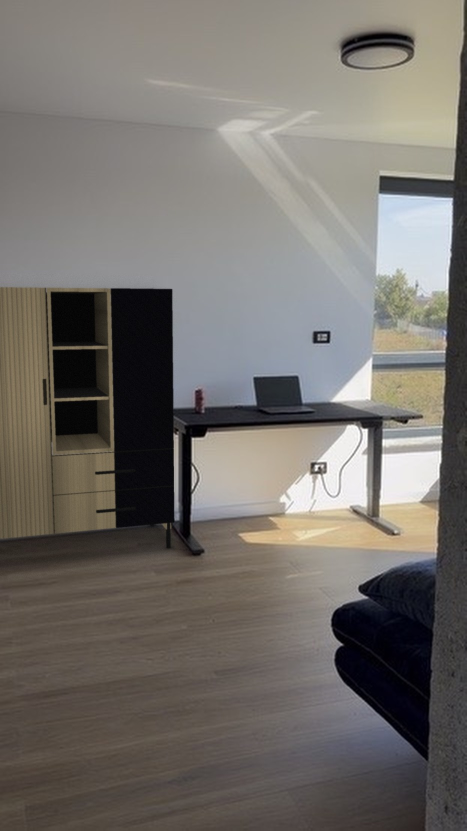
#> input picture Comoda birou/alternativa_cioata_galla_120.jpg, 933 x 1662 px (shown at 1/2 size)
$ python -i foto.py   (imports and definitions only)
#> lines starting #> are read from the running program, lines starting #| are printed output that depends on the picture
"""Fotografia de lucru: fără metadate, la mărimea standard, cu zoom-uri pe grilă, curățată de date personale.

    python foto.py pregateste <fotografia primită> original.jpg [1024]   # fără EXIF, 1024 px pe latura mare
    python foto.py exif <fișier> [<fișier>...]                          # ce metadate are; codul 1 la EXIF/GPS
    python foto.py grila original.jpg out/zoom.png x0 y0 x1 y1 [zoom]   # zoom cu grilă de coordonate (px)

Imaginile se țin în memorie ca la OpenCV: BGR, float32, valori 0…1 (`citeste`). Le salvezi cu `scrie`, prin PIL,
care nu adaugă metadate. Nu folosești `sips`: păstrează coordonatele GPS.

Curățarea (preluată din `.github/surse/polite-viniluri/curata_foto.py`):
- `stinge_ecran`: un ecran aprins devine sticlă neagră (pe televizor se vedeau numele rețelelor Wi-Fi din jur);
- `umple_de_sus`: acoperă un dreptunghi cu peretele sau tocul de deasupra (o persoană din golul ușii);
- `sterge` și `estompeaza`: text, numere de înmatriculare, documente, obiecte mici.
După curățare te uiți pe zoom-uri (`grila` + unealta `view`) la ecrane, ferestre, documente și persoane.
"""
import io
import os
import sys

import cv2
import numpy as np
from PIL import Image, ImageOps

GPS_IFD = 0x8825


# [6 lines left out: function citeste, not called in this run]


def to_u8(img):
    return img if img.dtype == np.uint8 else np.clip(img * 255 + 0.5, 0, 255).astype(np.uint8)


# [8 lines left out: function scrie, not called in this run]


def metadate(path):
    """{"exif": câmpuri EXIF, "gps": are coordonate GPS, "altele": blocuri de metadate (xmp, iptc, comentarii)}."""
    with Image.open(path) as im:
        ex = im.getexif()
        gps = bool(ex) and (GPS_IFD in ex or bool(ex.get_ifd(GPS_IFD)))
        altele = sorted(k for k in im.info if k.lower() in ("exif", "xmp", "xml:com.adobe.xmp", "comment", "iptc",
                                                             "photoshop"))
        return {"exif": len(ex), "gps": gps, "altele": altele}


def _in_srgb(im):
    """Culorile în sRGB: fotografiile de pe telefon vin des în Display P3; fără conversie, ies mai șterse."""
    icc = im.info.get("icc_profile")
    if not icc:
        return im.convert("RGB")
    try:
        from PIL import ImageCms
        src = ImageCms.ImageCmsProfile(io.BytesIO(icc))
        return ImageCms.profileToProfile(im.convert("RGB"), src, ImageCms.createProfile("sRGB"), outputMode="RGB")
    except Exception:           # profil stricat sau Pillow fără LittleCMS: rămân culorile așa cum sunt
        return im.convert("RGB")


def pregateste(sursa, dest, latura=1024, calitate=95):
    """Fotografia primită -> fotografia de lucru: rotită după EXIF, în sRGB, latura mare de `latura` px, fără
    metadate (EXIF, GPS, XMP, comentarii, profil de culoare).

    O fotografie 4:3 iese 1024 × 768 (orizontală) sau 768 × 1024 (verticală), ca în proiectele existente.
    Fotografiile HEIC (iPhone) se deschid doar cu pachetul pillow-heif instalat.
    """
#> called with dest = 'out.png', latura = 1024, calitate = 95
    try:
        from pillow_heif import register_heif_opener
        register_heif_opener()
#> (this line was passed over: pillow_heif is not available in this run)
    except ImportError:
        pass
    with Image.open(sursa) as src:
#> src is the input picture: PIL image 933x1662 RGB; mean R, G, B 116.2, 111.9, 106.9
        im = _in_srgb(ImageOps.exif_transpose(src))
    k = latura / max(im.size)
#> k = 0.616
    size = (round(im.size[0] * k), round(im.size[1] * k))
#> size = (575, 1024)
    if size != im.size:
        im = im.resize(size, Image.LANCZOS)
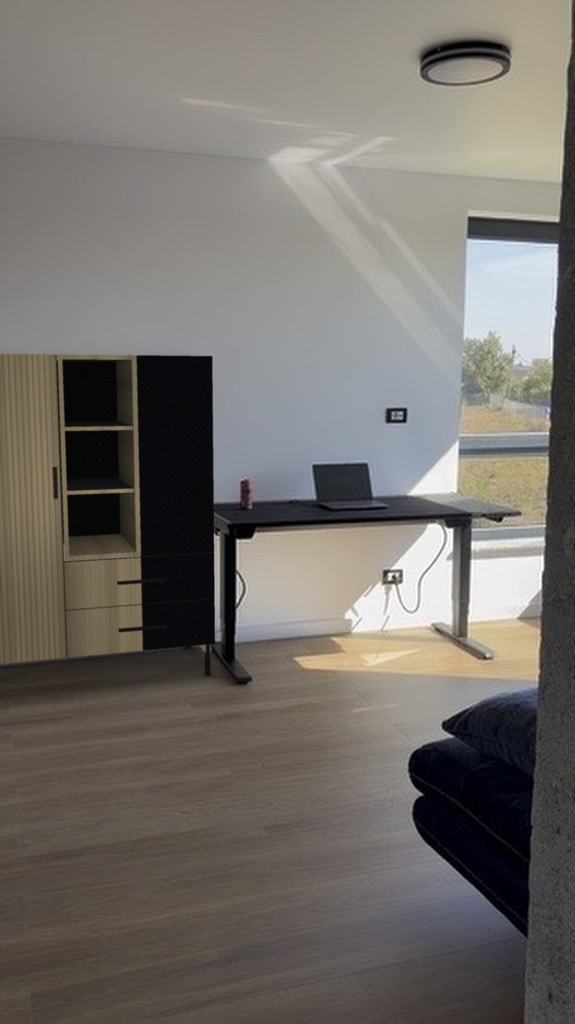
#> im: PIL image 575x1024 RGB; mean R, G, B 116.2, 111.9, 106.9
    im.info = {}                # altfel Pillow copiază comentariul JPEG în fișierul nou
    im.save(dest, quality=calitate)
    m = metadate(dest)
#> in metadate, `gps = bool(ex) and (GPS_IFD in ex or bool(ex.get_ifd(GPS_IFD)))`: gps = False
#> in metadate, `altele = sorted(k for k in im.info if k.lower() in ("exif", "xmp", "xm..`: altele = []
#> m = {'exif': 0, 'gps': False, 'altele': []}
    if m["exif"] or m["gps"] or m["altele"]:
        raise RuntimeError(f"{dest} a rămas cu metadate: {m}")
    return size


# [129 lines left out: functions _pas, grila, _masca, stinge_ecran, umple_de_sus, sterge and 2 more, not called in this run]


# [2 lines not run here, left out]

>>> result = pregateste('../../Comoda birou/alternativa_cioata_galla_120.jpg', 'out.png')
#> result = (575, 1024)

$ run again, on Comoda birou/comparatie_acum_vs_propuneri_cioata.jpg
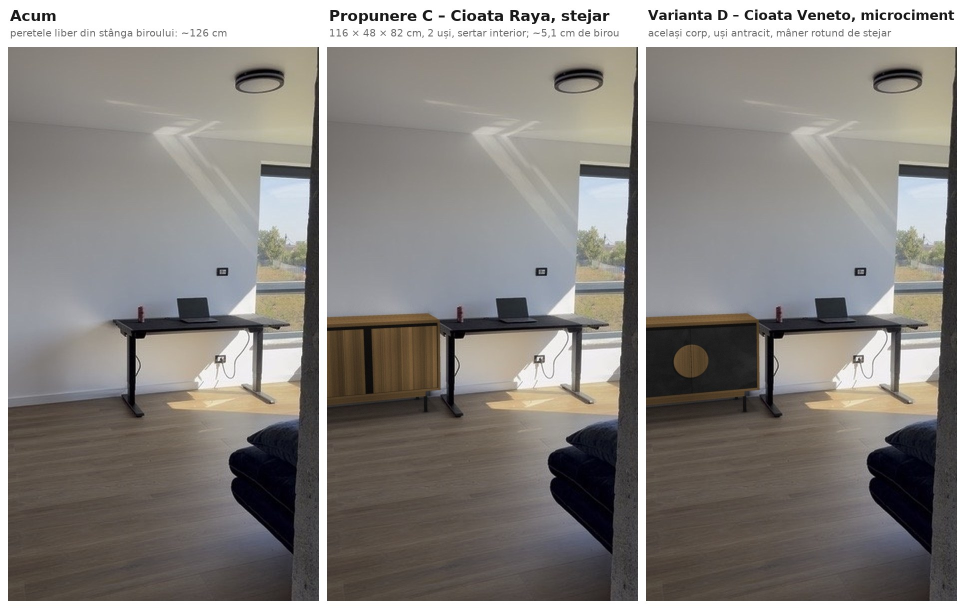
#> input picture Comoda birou/comparatie_acum_vs_propuneri_cioata.jpg, 1930 x 1218 px (shown at 1/2 size)
#> in pregateste, src is the input picture: PIL image 1930x1218 RGB; mean R, G, B 137.3, 133.7, 130
#> in pregateste, `im = im.resize(size, Image.LANCZOS)`:
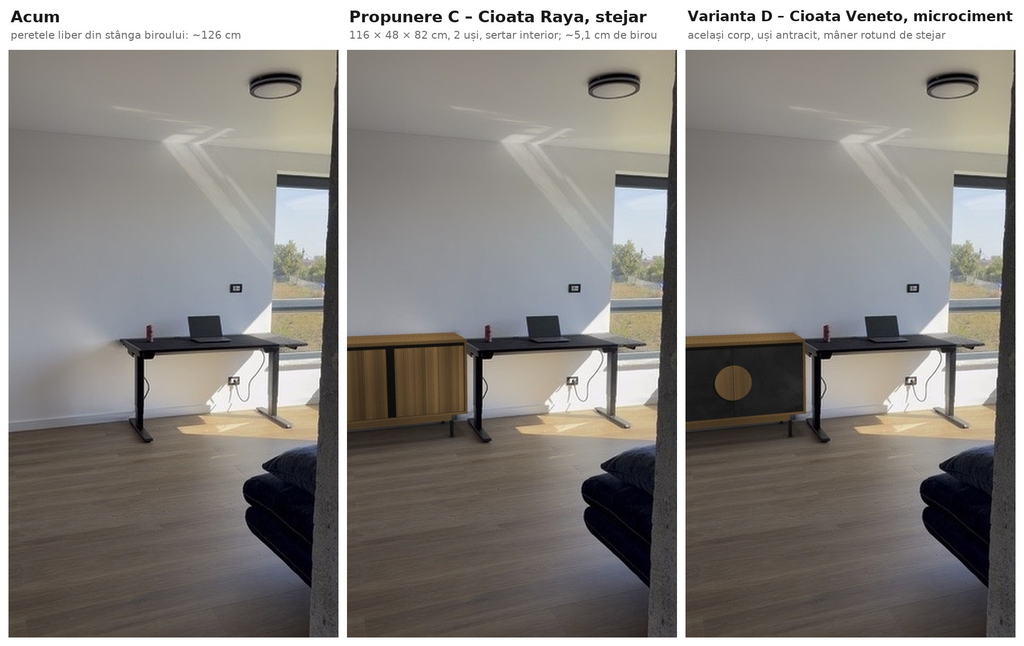
#> im: PIL image 1024x646 RGB; mean R, G, B 137.2, 133.6, 129.9
#> gps = False
#> altele = []
#> m = {'exif': 0, 'gps': False, 'altele': []}
